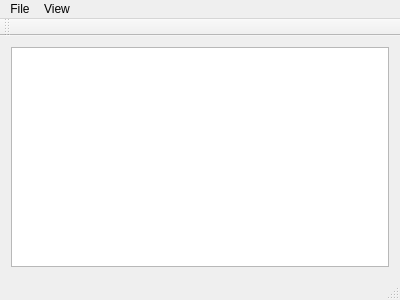
<?xml version="1.0" encoding="UTF-8"?>
<ui version="4.0">
 <class>MainWindow</class>
 <widget class="QMainWindow" name="MainWindow">
  <property name="geometry">
   <rect>
    <x>0</x>
    <y>0</y>
    <width>400</width>
    <height>300</height>
   </rect>
  </property>
  <property name="windowTitle">
   <string>MainWindow</string>
  </property>
  <widget class="QWidget" name="centralWidget">
   <layout class="QGridLayout" name="gridLayout">
    <item row="0" column="0">
     <widget class="PlayboardView" name="playboardView"/>
    </item>
   </layout>
  </widget>
  <widget class="QMenuBar" name="menuBar">
   <property name="geometry">
    <rect>
     <x>0</x>
     <y>0</y>
     <width>400</width>
     <height>19</height>
    </rect>
   </property>
   <widget class="QMenu" name="menuFike">
    <property name="title">
     <string>File</string>
    </property>
    <addaction name="actionExit"/>
   </widget>
   <widget class="QMenu" name="menuView">
    <property name="title">
     <string>View</string>
    </property>
    <addaction name="actionFullscreen"/>
   </widget>
   <addaction name="menuFike"/>
   <addaction name="menuView"/>
  </widget>
  <widget class="QToolBar" name="mainToolBar">
   <attribute name="toolBarArea">
    <enum>TopToolBarArea</enum>
   </attribute>
   <attribute name="toolBarBreak">
    <bool>false</bool>
   </attribute>
  </widget>
  <widget class="QStatusBar" name="statusBar"/>
  <action name="actionExit">
   <property name="text">
    <string>Exit</string>
   </property>
  </action>
  <action name="actionFullscreen">
   <property name="text">
    <string>Fullscreen</string>
   </property>
  </action>
 </widget>
 <layoutdefault spacing="6" margin="11"/>
 <customwidgets>
  <customwidget>
   <class>PlayboardView</class>
   <extends>QGraphicsView</extends>
   <header>playboardview.h</header>
  </customwidget>
 </customwidgets>
 <resources/>
 <connections/>
</ui>
